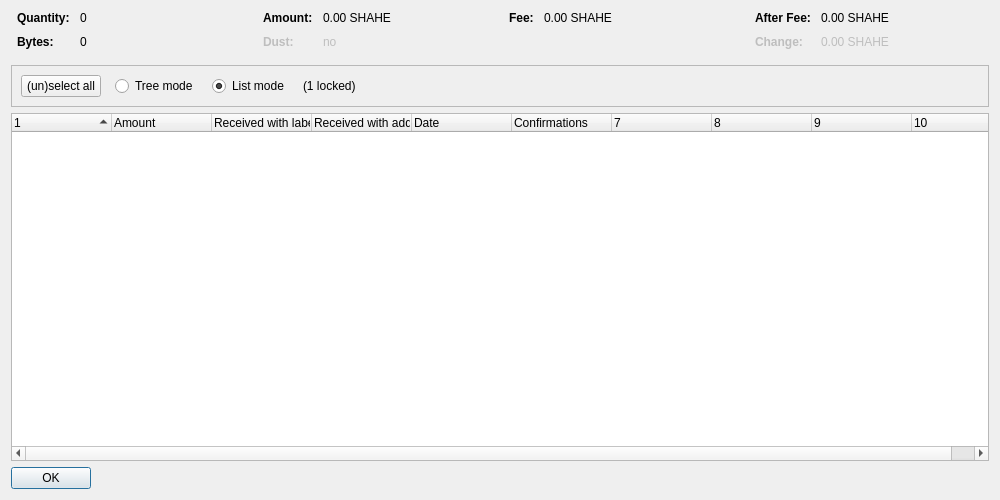
<?xml version="1.0" encoding="UTF-8"?>
<ui version="4.0">
 <class>CoinControlDialog</class>
 <widget class="QDialog" name="CoinControlDialog">
  <property name="geometry">
   <rect>
    <x>0</x>
    <y>0</y>
    <width>1000</width>
    <height>500</height>
   </rect>
  </property>
  <property name="windowTitle">
   <string>Coin Selection</string>
  </property>
  <layout class="QVBoxLayout" name="verticalLayout">
   <item>
    <layout class="QHBoxLayout" name="horizontalLayoutTop" stretch="0,0,0,0">
     <property name="topMargin">
      <number>0</number>
     </property>
     <property name="bottomMargin">
      <number>10</number>
     </property>
     <item>
      <layout class="QFormLayout" name="formLayoutCoinControl1">
       <property name="horizontalSpacing">
        <number>10</number>
       </property>
       <property name="verticalSpacing">
        <number>10</number>
       </property>
       <property name="leftMargin">
        <number>6</number>
       </property>
       <property name="rightMargin">
        <number>6</number>
       </property>
       <item row="0" column="0">
        <widget class="QLabel" name="labelCoinControlQuantityText">
         <property name="font">
          <font>
           <weight>75</weight>
           <bold>true</bold>
          </font>
         </property>
         <property name="text">
          <string>Quantity:</string>
         </property>
        </widget>
       </item>
       <item row="0" column="1">
        <widget class="QLabel" name="labelCoinControlQuantity">
         <property name="cursor">
          <cursorShape>IBeamCursor</cursorShape>
         </property>
         <property name="contextMenuPolicy">
          <enum>Qt::ActionsContextMenu</enum>
         </property>
         <property name="text">
          <string notr="true">0</string>
         </property>
         <property name="textInteractionFlags">
          <set>Qt::LinksAccessibleByMouse|Qt::TextSelectableByKeyboard|Qt::TextSelectableByMouse</set>
         </property>
        </widget>
       </item>
       <item row="1" column="0">
        <widget class="QLabel" name="labelCoinControlBytesText">
         <property name="font">
          <font>
           <weight>75</weight>
           <bold>true</bold>
          </font>
         </property>
         <property name="text">
          <string>Bytes:</string>
         </property>
        </widget>
       </item>
       <item row="1" column="1">
        <widget class="QLabel" name="labelCoinControlBytes">
         <property name="cursor">
          <cursorShape>IBeamCursor</cursorShape>
         </property>
         <property name="contextMenuPolicy">
          <enum>Qt::ActionsContextMenu</enum>
         </property>
         <property name="text">
          <string notr="true">0</string>
         </property>
         <property name="textInteractionFlags">
          <set>Qt::LinksAccessibleByMouse|Qt::TextSelectableByKeyboard|Qt::TextSelectableByMouse</set>
         </property>
        </widget>
       </item>
      </layout>
     </item>
     <item>
      <layout class="QFormLayout" name="formLayoutCoinControl2">
       <property name="horizontalSpacing">
        <number>10</number>
       </property>
       <property name="verticalSpacing">
        <number>10</number>
       </property>
       <property name="leftMargin">
        <number>6</number>
       </property>
       <property name="rightMargin">
        <number>6</number>
       </property>
       <item row="0" column="0">
        <widget class="QLabel" name="labelCoinControlAmountText">
         <property name="font">
          <font>
           <weight>75</weight>
           <bold>true</bold>
          </font>
         </property>
         <property name="text">
          <string>Amount:</string>
         </property>
        </widget>
       </item>
       <item row="0" column="1">
        <widget class="QLabel" name="labelCoinControlAmount">
         <property name="cursor">
          <cursorShape>IBeamCursor</cursorShape>
         </property>
         <property name="contextMenuPolicy">
          <enum>Qt::ActionsContextMenu</enum>
         </property>
         <property name="text">
          <string notr="true">0.00 SHAHE</string>
         </property>
         <property name="textInteractionFlags">
          <set>Qt::LinksAccessibleByMouse|Qt::TextSelectableByKeyboard|Qt::TextSelectableByMouse</set>
         </property>
        </widget>
       </item>
       <item row="1" column="0">
        <widget class="QLabel" name="labelCoinControlLowOutputText">
         <property name="enabled">
          <bool>false</bool>
         </property>
         <property name="font">
          <font>
           <weight>75</weight>
           <bold>true</bold>
          </font>
         </property>
         <property name="text">
          <string>Dust:</string>
         </property>
        </widget>
       </item>
       <item row="1" column="1">
        <widget class="QLabel" name="labelCoinControlLowOutput">
         <property name="enabled">
          <bool>false</bool>
         </property>
         <property name="cursor">
          <cursorShape>IBeamCursor</cursorShape>
         </property>
         <property name="contextMenuPolicy">
          <enum>Qt::ActionsContextMenu</enum>
         </property>
         <property name="text">
          <string notr="true">no</string>
         </property>
         <property name="textInteractionFlags">
          <set>Qt::LinksAccessibleByMouse|Qt::TextSelectableByKeyboard|Qt::TextSelectableByMouse</set>
         </property>
        </widget>
       </item>
      </layout>
     </item>
     <item>
      <layout class="QFormLayout" name="formLayoutCoinControl3">
       <property name="horizontalSpacing">
        <number>10</number>
       </property>
       <property name="verticalSpacing">
        <number>10</number>
       </property>
       <property name="leftMargin">
        <number>6</number>
       </property>
       <property name="rightMargin">
        <number>6</number>
       </property>
       <item row="0" column="0">
        <widget class="QLabel" name="labelCoinControlFeeText">
         <property name="font">
          <font>
           <weight>75</weight>
           <bold>true</bold>
          </font>
         </property>
         <property name="text">
          <string>Fee:</string>
         </property>
        </widget>
       </item>
       <item row="0" column="1">
        <widget class="QLabel" name="labelCoinControlFee">
         <property name="cursor">
          <cursorShape>IBeamCursor</cursorShape>
         </property>
         <property name="contextMenuPolicy">
          <enum>Qt::ActionsContextMenu</enum>
         </property>
         <property name="text">
          <string notr="true">0.00 SHAHE</string>
         </property>
         <property name="textInteractionFlags">
          <set>Qt::LinksAccessibleByMouse|Qt::TextSelectableByKeyboard|Qt::TextSelectableByMouse</set>
         </property>
        </widget>
       </item>
      </layout>
     </item>
     <item>
      <layout class="QFormLayout" name="formLayoutCoinControl4">
       <property name="horizontalSpacing">
        <number>10</number>
       </property>
       <property name="verticalSpacing">
        <number>10</number>
       </property>
       <property name="leftMargin">
        <number>6</number>
       </property>
       <property name="rightMargin">
        <number>6</number>
       </property>
       <item row="0" column="0">
        <widget class="QLabel" name="labelCoinControlAfterFeeText">
         <property name="font">
          <font>
           <weight>75</weight>
           <bold>true</bold>
          </font>
         </property>
         <property name="text">
          <string>After Fee:</string>
         </property>
        </widget>
       </item>
       <item row="0" column="1">
        <widget class="QLabel" name="labelCoinControlAfterFee">
         <property name="cursor">
          <cursorShape>IBeamCursor</cursorShape>
         </property>
         <property name="contextMenuPolicy">
          <enum>Qt::ActionsContextMenu</enum>
         </property>
         <property name="text">
          <string notr="true">0.00 SHAHE</string>
         </property>
         <property name="textInteractionFlags">
          <set>Qt::LinksAccessibleByMouse|Qt::TextSelectableByKeyboard|Qt::TextSelectableByMouse</set>
         </property>
        </widget>
       </item>
       <item row="1" column="0">
        <widget class="QLabel" name="labelCoinControlChangeText">
         <property name="enabled">
          <bool>false</bool>
         </property>
         <property name="font">
          <font>
           <weight>75</weight>
           <bold>true</bold>
          </font>
         </property>
         <property name="text">
          <string>Change:</string>
         </property>
        </widget>
       </item>
       <item row="1" column="1">
        <widget class="QLabel" name="labelCoinControlChange">
         <property name="enabled">
          <bool>false</bool>
         </property>
         <property name="cursor">
          <cursorShape>IBeamCursor</cursorShape>
         </property>
         <property name="contextMenuPolicy">
          <enum>Qt::ActionsContextMenu</enum>
         </property>
         <property name="text">
          <string notr="true">0.00 SHAHE</string>
         </property>
         <property name="textInteractionFlags">
          <set>Qt::LinksAccessibleByMouse|Qt::TextSelectableByKeyboard|Qt::TextSelectableByMouse</set>
         </property>
        </widget>
       </item>
      </layout>
     </item>
    </layout>
   </item>
   <item>
    <widget class="QFrame" name="frame">
     <property name="minimumSize">
      <size>
       <width>0</width>
       <height>40</height>
      </size>
     </property>
     <property name="frameShape">
      <enum>QFrame::StyledPanel</enum>
     </property>
     <property name="frameShadow">
      <enum>QFrame::Sunken</enum>
     </property>
     <layout class="QHBoxLayout" name="horizontalLayout">
      <item>
       <layout class="QHBoxLayout" name="horizontalLayoutPanel" stretch="0,0,0,0,0">
        <property name="spacing">
         <number>14</number>
        </property>
        <item>
         <widget class="QPushButton" name="pushButtonSelectAll">
          <property name="sizePolicy">
           <sizepolicy hsizetype="Maximum" vsizetype="Fixed">
            <horstretch>0</horstretch>
            <verstretch>0</verstretch>
           </sizepolicy>
          </property>
          <property name="text">
           <string>(un)select all</string>
          </property>
          <property name="autoDefault">
           <bool>false</bool>
          </property>
         </widget>
        </item>
        <item>
         <widget class="QRadioButton" name="radioTreeMode">
          <property name="sizePolicy">
           <sizepolicy hsizetype="Maximum" vsizetype="Fixed">
            <horstretch>0</horstretch>
            <verstretch>0</verstretch>
           </sizepolicy>
          </property>
          <property name="text">
           <string>Tree mode</string>
          </property>
         </widget>
        </item>
        <item>
         <widget class="QRadioButton" name="radioListMode">
          <property name="sizePolicy">
           <sizepolicy hsizetype="Maximum" vsizetype="Fixed">
            <horstretch>0</horstretch>
            <verstretch>0</verstretch>
           </sizepolicy>
          </property>
          <property name="text">
           <string>List mode</string>
          </property>
          <property name="checked">
           <bool>true</bool>
          </property>
         </widget>
        </item>
        <item>
         <widget class="QLabel" name="labelLocked">
          <property name="text">
           <string notr="true">(1 locked)</string>
          </property>
         </widget>
        </item>
        <item>
         <spacer name="horizontalSpacer">
          <property name="orientation">
           <enum>Qt::Horizontal</enum>
          </property>
          <property name="sizeHint" stdset="0">
           <size>
            <width>40</width>
            <height>20</height>
           </size>
          </property>
         </spacer>
        </item>
       </layout>
      </item>
     </layout>
    </widget>
   </item>
   <item>
    <widget class="CoinControlTreeWidget" name="treeWidget">
     <property name="contextMenuPolicy">
      <enum>Qt::CustomContextMenu</enum>
     </property>
     <property name="sortingEnabled">
      <bool>false</bool>
     </property>
     <property name="columnCount">
      <number>10</number>
     </property>
     <attribute name="headerShowSortIndicator" stdset="0">
      <bool>true</bool>
     </attribute>
     <attribute name="headerStretchLastSection">
      <bool>false</bool>
     </attribute>
     <column>
      <property name="text">
       <string/>
      </property>
     </column>
     <column>
      <property name="text">
       <string>Amount</string>
      </property>
     </column>
     <column>
      <property name="text">
       <string>Received with label</string>
      </property>
     </column>
     <column>
      <property name="text">
       <string>Received with address</string>
      </property>
     </column>
     <column>
      <property name="text">
       <string>Date</string>
      </property>
     </column>
     <column>
      <property name="text">
       <string>Confirmations</string>
      </property>
      <property name="toolTip">
       <string>Confirmed</string>
      </property>
     </column>
     <column>
      <property name="text">
       <string/>
      </property>
     </column>
     <column>
      <property name="text">
       <string/>
      </property>
     </column>
     <column>
      <property name="text">
       <string/>
      </property>
     </column>
     <column>
      <property name="text">
       <string/>
      </property>
     </column>
    </widget>
   </item>
   <item>
    <widget class="QDialogButtonBox" name="buttonBox">
     <property name="sizePolicy">
      <sizepolicy hsizetype="Maximum" vsizetype="Fixed">
       <horstretch>0</horstretch>
       <verstretch>0</verstretch>
      </sizepolicy>
     </property>
     <property name="orientation">
      <enum>Qt::Horizontal</enum>
     </property>
     <property name="standardButtons">
      <set>QDialogButtonBox::Ok</set>
     </property>
    </widget>
   </item>
  </layout>
 </widget>
 <customwidgets>
  <customwidget>
   <class>CoinControlTreeWidget</class>
   <extends>QTreeWidget</extends>
   <header>coincontroltreewidget.h</header>
  </customwidget>
 </customwidgets>
 <resources/>
 <connections/>
</ui>
